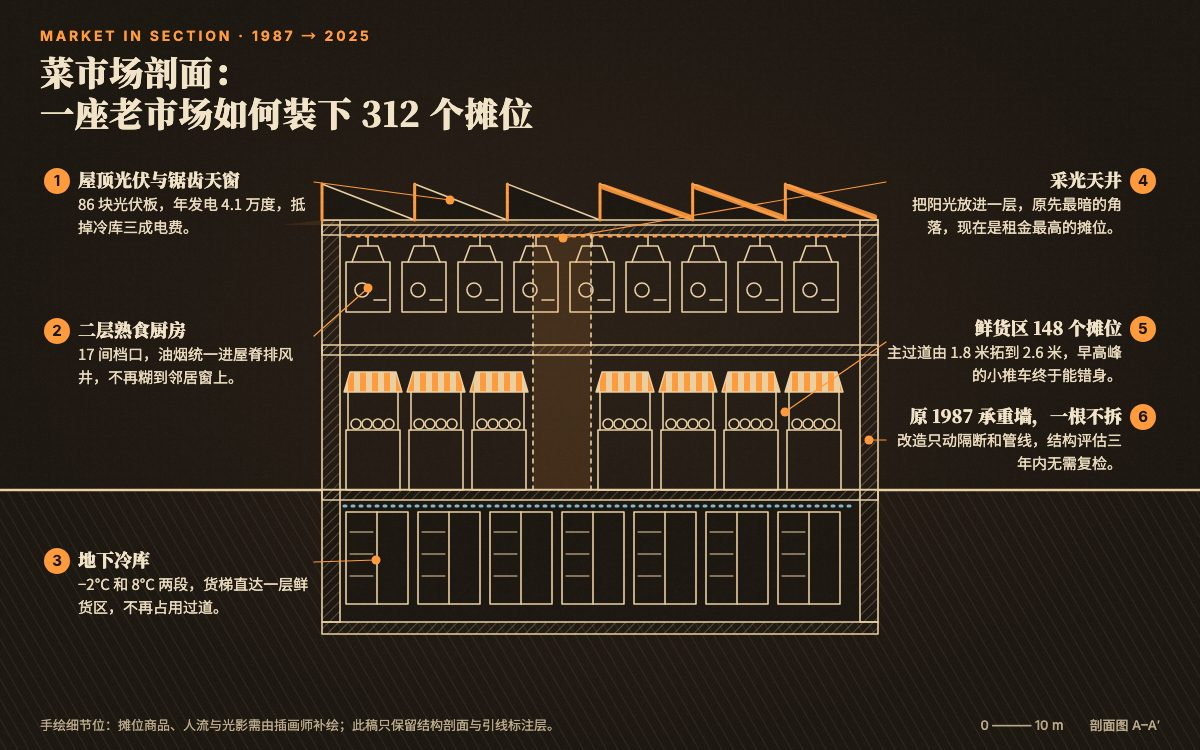
#> input picture skills/huashu-design/assets/style-specimens/info/03-cross-section-epic.jpg, 1200 x 750 px
$ python -i render_cards.py   (imports and definitions only)
#> lines starting #> are read from the running program, lines starting #| are printed output that depends on the picture
#!/usr/bin/env python3
# -*- coding: utf-8 -*-
"""render_cards.py — 「总分总」双模式图片渲染引擎（v4.0，旧版 VI 复刻）

两种模式，共用同一套视觉资产：
  --mode tips    考官视角 / 展开说说：封面 → 万能展开法总述 → N 档递进 → 避坑 → 品牌页
  --mode answer  答一道 / 每日一练：封面 → 思维导图 → 逐字稿（自动分页）→ 收尾引流 → 品牌页

画布 1080×1440，PIL 直出。视觉契约以 references/DESIGN.md 为唯一事实源。
字体：Songti SC（宋体，Black/Bold/Regular）+ SourceHanSansSC-Bold（页脚）。
"""
from __future__ import annotations

import argparse
import json
import sys
from pathlib import Path

from PIL import Image, ImageDraw, ImageFont

# ---------------- 画布与色板 ----------------
W, H = 1080, 1440
MARGIN_L, MARGIN_R = 96, 96
CONTENT_TOP, CONTENT_BOTTOM = 196, 1290
FOOTER_H = 108
FOOTER_TOP = H - FOOTER_H

RED = (134, 18, 16)          # #861210 品牌红
CREAM = (227, 199, 158)      # #E3C79E 米金
INK = (26, 26, 26)           # 正文墨
NAVY = (11, 47, 64)          # #0B2F40 页脚/小标题
MUTED = (106, 100, 94)
WATERMARK = (246, 243, 238)
HAIRLINE = (214, 198, 174)
WHITE = (255, 255, 255)

# 引流句缺省值（schema：cta 可选，缺省沿用固定引流句，全帖只出现一次）
DEFAULT_CTA = "关注我，后续分享更多面试实战技巧和考场避坑指南，帮你少走弯路，一次上岸"
BRANCH_COLORS = [
    (46, 111, 158),   # 蓝
    (62, 142, 90),    # 绿
    (208, 138, 44),   # 橙
    (176, 74, 62),    # 砖红
    (122, 90, 166),   # 紫
]

FONT_DIR = Path.home() / "Library/Fonts"
SONGTI_TTC = "/System/Library/Fonts/Supplemental/Songti.ttc"
SONG_INDEX = {"black": 0, "bold": 1, "regular": 6, "light": 3}
SANS_FILES = {
    "bold": FONT_DIR / "SourceHanSansSC-Bold.otf",
    "medium": FONT_DIR / "SourceHanSansSC-Medium.otf",
    "regular": FONT_DIR / "SourceHanSansSC-Regular.otf",
}
LOGO_CANDIDATES = [
    Path.home() / "Desktop/AI工作区/01-Projects/公考橙皮书/assets/logo-zfz.png",
]

_font_cache: dict[tuple[str, int], ImageFont.FreeTypeFont] = {}


# [25 lines left out: functions font, logo_image, not called in this run]


# ---------------- 折行（中文避头尾 + ASCII 原子） ----------------
NO_LINE_START = set("，。！？；：、）》」』】…·%,.!?;:'\")]}")
NO_LINE_END = set("（《「『【([{")


# [55 lines left out: functions _tokens, wrap_text, draw_lines, not called in this run]


def text_height(n_lines: int, line_h: int) -> int:
    return n_lines * line_h


# ---------------- 页面骨架 ----------------
class Page:
    # [198 lines left out: functions __init__, _watermark, _header, _footer, footer_logo, cover and 3 more, not called in this run]


# ---------------- 内容排版（自动分页） ----------------
BODY_SIZE = 32
BODY_LINE = 54
FIRST_INDENT = BODY_SIZE * 2


class Flow:
    """顺序排版器：段落超高自动新页。"""

    # [9 lines left out: functions __init__, new_page, not called in this run]

    def ensure(self, h: int):
        if self.y + h > CONTENT_BOTTOM:
            self.new_page()

    # [66 lines left out: functions paragraph, heading, numbered_point, rule, not called in this run]

    def finish(self) -> list[Image.Image]:
        self.pages.append(self.page)
        return [p.img for p in self.pages]


# [10 lines left out: function quote_block, not called in this run]


# ---------------- 数据校验 ----------------
ANSWER_REQUIRED = ["question", "break_angle", "break_angle_reason", "core_views_title",
                   "core_views_intro", "opening", "point1_lead", "point1_body",
                   "point2_lead", "point2_body", "point3_lead", "point3_body", "closing"]
TIPS_REQUIRED = ["cover_title", "overview_title", "overview_intro", "tiers"]


# [99 lines left out: functions validate, render_tips, render_answer, not called in this run]


# ---------------- 版面自检 ----------------
def verify_layout(imgs: list[Image.Image]) -> list[str]:
    """内容页（排除封面/品牌页）墨迹必须落在 96/96 版心内，且不得压入页脚间隙。"""
    problems = []
    n = len(imgs)
    for idx, img in enumerate(imgs, 1):
        if idx == 1 or idx == n:
            continue
        gray = img.convert("L")
        mask = gray.crop((0, CONTENT_TOP, W, CONTENT_BOTTOM)).point(
            lambda v: 255 if v < 200 else 0)
        box = mask.getbbox()
        if box:
            left, right = box[0], box[2] - 1
            if left < MARGIN_L - 2:
                problems.append(f"第{idx}页左缘 {left} 越界（版心 {MARGIN_L}）")
            if right > W - MARGIN_R:
                problems.append(f"第{idx}页右缘 {right} 超版心 {W - MARGIN_R}")
        gap = gray.crop((0, CONTENT_BOTTOM + 2, W, FOOTER_TOP)).point(
            lambda v: 255 if v < 200 else 0)
        if gap.getbbox():
            problems.append(f"第{idx}页内容压入页脚间隙")
    return problems


# ---------------- CLI ----------------
# [66 lines left out: function main, not called in this run]


# [2 lines not run here, left out]

>>> import cv2
>>> picture = cv2.imread('../../huashu-design/assets/style-specimens/info/03-cross-section-epic.jpg', cv2.IMREAD_GRAYSCALE)
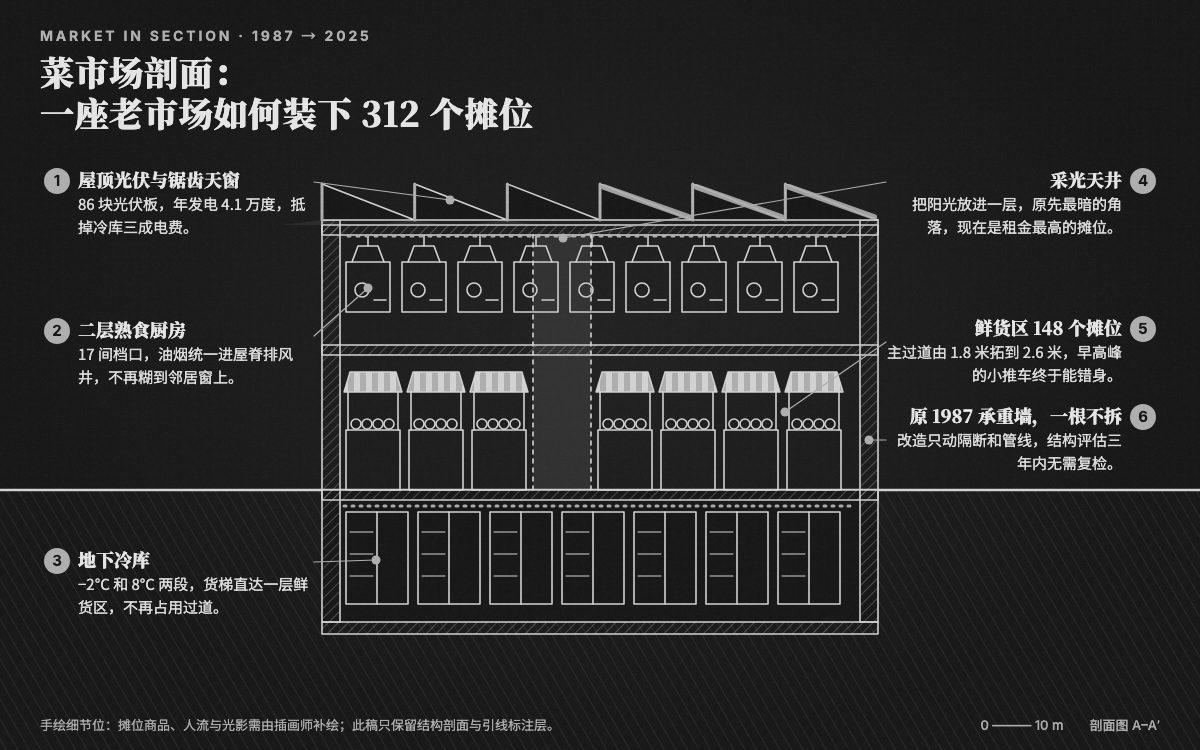
#> picture: shape (750, 1200); min 0, max 255, mean 42.9
>>> result = verify_layout(picture)
#> in verify_layout, `n = len(imgs)`: n = 750
#> the loop in verify_layout, `for idx, img in enumerate(imgs, 1):` made 2 passes
#> idx on passes 1 to 2: 1, 2
#> after the loop in verify_layout, `for idx, img in enumerate(imgs, 1):`: problems = []
#> (the run stopped early here; a loop or call above may not have finished)
